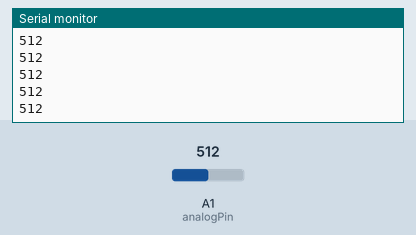
The sketch below on a simulated Arduino Uno, built with avr-gcc and run on an emulated ATmega328P. Shown: the last lines printed to the serial monitor. The test bench sets the inputs (shaded band); at power-on: A1 (analogPin) = 512.

Above: at 1.2 s.
1.3 s: A1 (analogPin) set to 716
At 1.31 s:
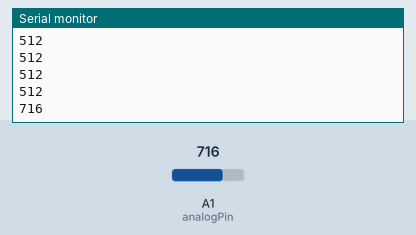
2.8 s: A1 (analogPin) set to 900
At 2.81 s:
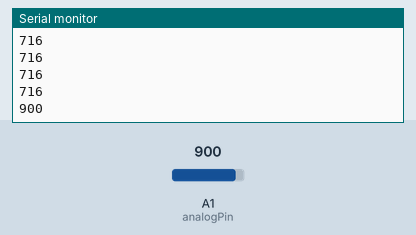
Timing chart, 0 to 5.8 s (numbered marks = the images above; inputs shaded):
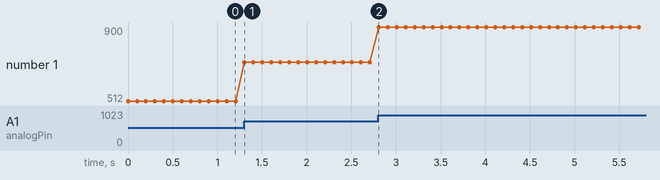

The sketch:

gulv_sensor.ino
```cpp
int analogPin = A1;     // potentiometer wiper (middle terminal) connected to analog pin 3
// outside leads to ground and +5V
int val = 0;           // variable to store the value read
//int hvid = 150;
//int sort = 850;
//int gulv = 450;

void setup()
{
  Serial.begin(9600);              //  setup serial
  pinMode(analogPin, INPUT);
}

void loop()
{
  detect(850,150);
  delay(100);
}

void detect(int sort, int hvid) {
  int border = ((sort - hvid)/2)+hvid;
  //Serial.println(border);             // debug value check
  val = analogRead(analogPin);     // read the input pin
    Serial.println(val);             // debug value
//  if (val > border){
//    Serial.println("ABS");             // debug status
//  }
}
```

Measured:
- after the input at 1.3 s, the serial monitor: prints a new line at once (image 1)
- after the input at 2.8 s, the serial monitor: prints a new line at once (image 2)
- plotted number 1: 512 → 716 after the input at 1.3 s, 716 → 900 after the input at 2.8 s
